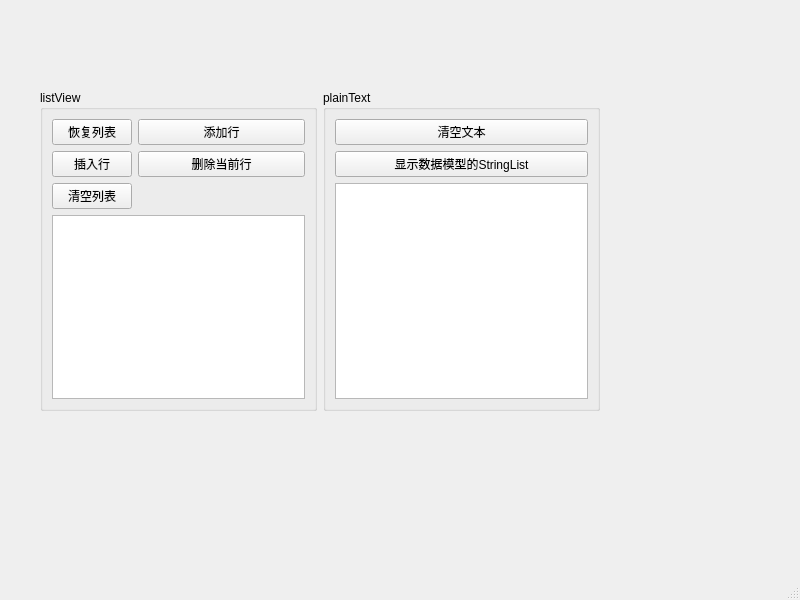
<?xml version="1.0" encoding="UTF-8"?>
<ui version="4.0">
 <class>MainWindow</class>
 <widget class="QMainWindow" name="MainWindow">
  <property name="geometry">
   <rect>
    <x>0</x>
    <y>0</y>
    <width>800</width>
    <height>600</height>
   </rect>
  </property>
  <property name="windowTitle">
   <string>MainWindow</string>
  </property>
  <widget class="QWidget" name="centralwidget">
   <widget class="QWidget" name="">
    <property name="geometry">
     <rect>
      <x>40</x>
      <y>90</y>
      <width>560</width>
      <height>321</height>
     </rect>
    </property>
    <layout class="QHBoxLayout" name="horizontalLayout">
     <item>
      <widget class="QGroupBox" name="groupBox">
       <property name="title">
        <string>listView</string>
       </property>
       <layout class="QVBoxLayout" name="verticalLayout">
        <item>
         <layout class="QFormLayout" name="formLayout">
          <property name="sizeConstraint">
           <enum>QLayout::SetMinimumSize</enum>
          </property>
          <item row="0" column="0">
           <widget class="QPushButton" name="pushButton">
            <property name="text">
             <string>恢复列表</string>
            </property>
           </widget>
          </item>
          <item row="0" column="1">
           <widget class="QPushButton" name="pushButton_2">
            <property name="text">
             <string>添加行</string>
            </property>
           </widget>
          </item>
          <item row="1" column="0">
           <widget class="QPushButton" name="pushButton_3">
            <property name="text">
             <string>插入行</string>
            </property>
           </widget>
          </item>
          <item row="1" column="1">
           <widget class="QPushButton" name="pushButton_4">
            <property name="text">
             <string>删除当前行</string>
            </property>
           </widget>
          </item>
          <item row="2" column="0">
           <widget class="QPushButton" name="pushButton_5">
            <property name="text">
             <string>清空列表</string>
            </property>
           </widget>
          </item>
         </layout>
        </item>
        <item>
         <widget class="QListView" name="listView"/>
        </item>
       </layout>
      </widget>
     </item>
     <item>
      <widget class="QGroupBox" name="groupBox_2">
       <property name="title">
        <string>plainText</string>
       </property>
       <layout class="QVBoxLayout" name="verticalLayout_2">
        <item>
         <widget class="QPushButton" name="pushButton_6">
          <property name="text">
           <string>清空文本</string>
          </property>
         </widget>
        </item>
        <item>
         <widget class="QPushButton" name="pushButton_7">
          <property name="text">
           <string>显示数据模型的StringList</string>
          </property>
         </widget>
        </item>
        <item>
         <widget class="QPlainTextEdit" name="plainTextEdit"/>
        </item>
       </layout>
      </widget>
     </item>
    </layout>
   </widget>
  </widget>
  <widget class="QMenuBar" name="menubar">
   <property name="geometry">
    <rect>
     <x>0</x>
     <y>0</y>
     <width>800</width>
     <height>22</height>
    </rect>
   </property>
  </widget>
  <widget class="QStatusBar" name="statusbar"/>
 </widget>
 <resources/>
 <connections/>
</ui>
